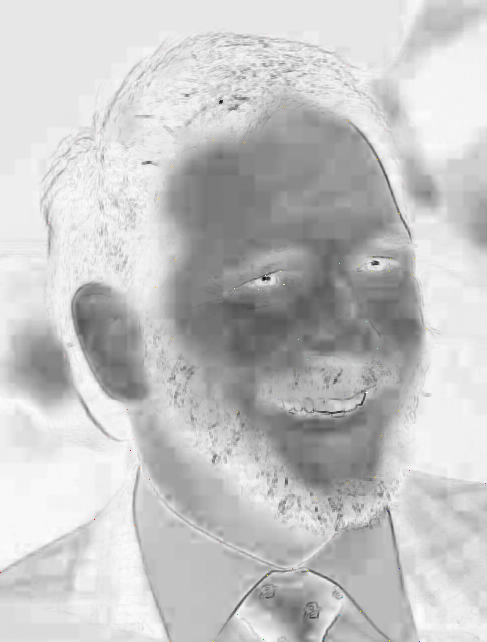
#> input picture Head/Don_spread.png, 487 x 642 px, found by its file name
$ python points.py
#> lines starting #> are read from the running program, lines starting #| are printed output that depends on the picture
from PIL import Image, ImageDraw
import numpy as np

file_name = "Don_spread.png"

im = Image.open(file_name)
#> im is the input picture: PIL image 487x642 RGBA; mean R, G, B, A 197, 197, 197, 255
array = np.asarray(im)
# array.setflags(write=True)
# r = {}; g = {}; b = {}

odd_points = []

def distinct(lst):
	if lst == []:
		return True
	return not (lst[0] in lst[1:]) and distinct(lst[1:])

for row in range(len(array)):
	for col in range(len(array[row])):
		# print(array[row][col])
		r, g, b = map(int, array[row][col][0:3])
		if r != g or g != b or r != b:
			odd_points.append((col,row))
#> after the loop, odd_points = 93 pairs, first value 0 to 485, second value 37 to 641

def getDistance(pa, pb):
	dx = pa[0] - pb[0]
	dy = pa[1] - pb[0]
	return (dx**2 + dy ** 2) ** 0.5

# print(odd_points)
print(distinct(odd_points))
#| True

distances = {}
n         = len(odd_points)
#> n = 93

for i in range(n):
	for j in range(i):
		distances[(j,i)] = getDistance(odd_points[i],odd_points[j])

# print(distances)

loop = [(n-1,0)]

for i in range(n-1):
	loop.append((i,i+1))

# [8 lines of commented-out code are left out]

def tord(a, b):
	if a < b:
		return (a, b)
	return (b, a)

while True:
	looper = False
	for i in range(n):
		for j in range(i):
			vi1, vi2 = loop[i]
			vj1, vj2 = loop[j]
			# testing vi1 < vj2 and vj1 < vi2
			# if vi1 > vj2 or vj1 > vi2:
			# 	continue
			if not distinct([vi1, vi2, vj1, vj2]):
				continue
			if distances[tord(vi1, vi2)] + distances[tord(vj1, vj2)] > \
				distances[tord(vi1, vj1)] + distances[tord(vi2, vj2)]:
				loop.remove((vi1, vi2))
				loop.remove((vj1, vj2))
				loop.append((vi1, vj1))
				loop.append((vi2, vj2))
				looper = True
				break
	if looper == False:
		break

im = Image.open(file_name)
for edge in loop:
	i, j = edge
	shape = [odd_points[j],odd_points[i]]
	# create line image
	img = ImageDraw.Draw(im)
	img.line(shape, fill="blue", width = 0)
#> this loop made 93 passes
#> edge on passes 1 to 12: (6, 7), (15, 6), (3, 29), (21, 36), (35, 38), (15, 7), (11, 1), (63, 60), (89, 92), (8, 13), (92, 71), (1, 11)
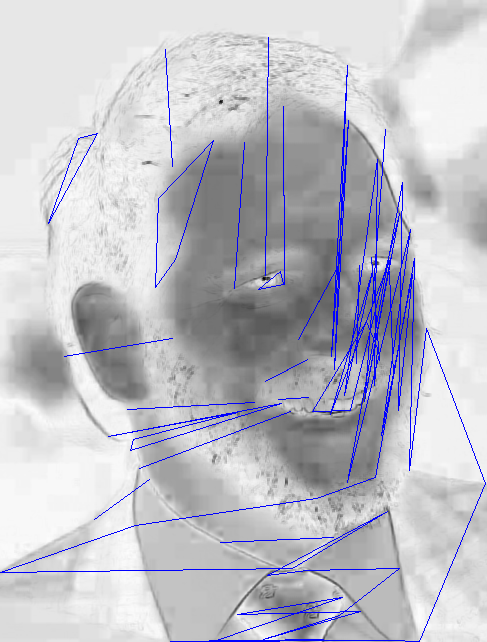
#> im: PIL image 487x642 RGBA; mean R, G, B, A 192.1, 192.1, 199.5, 255
im.show()

# [26 lines of commented-out code are left out]
